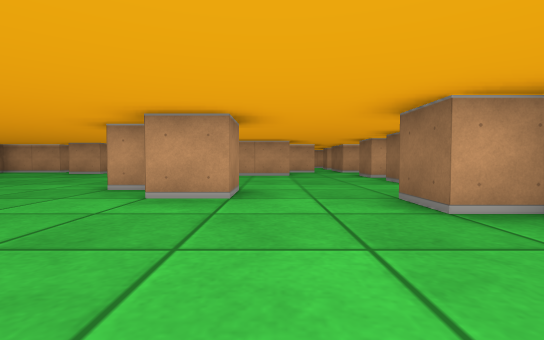
[1] (above)

21 first-person views from a walk through a cub3D ray-caster map. The camera is about half as high as the walls, tilts 2° down and sees 85° across. The floor is counted in squares. Each view is taken from the middle of a square. On the plan, view 1 faces up. The plan holds only what a view shows up to about 9 squares ahead; the rest is blank.

[2]
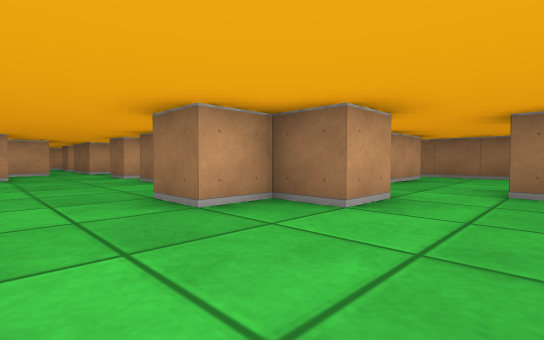

[3]
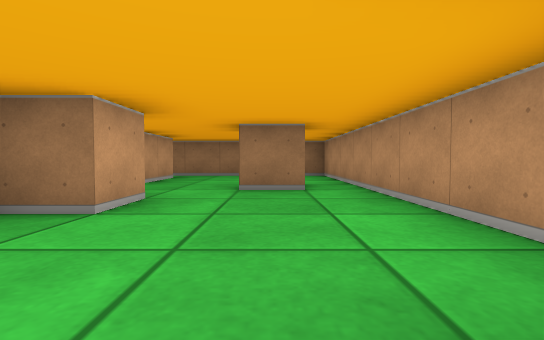

[4]
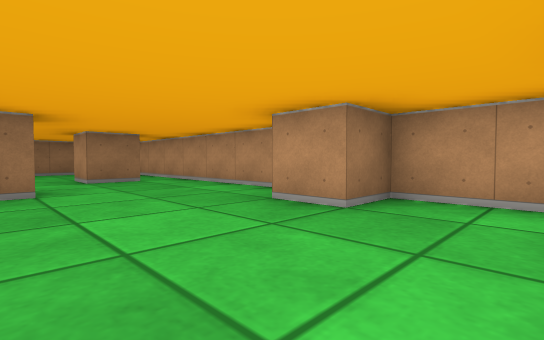

[5]
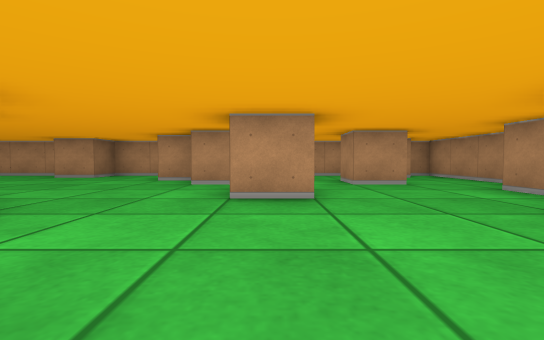

[6]
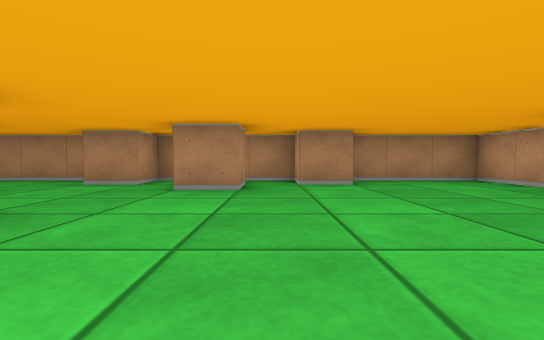

[7]
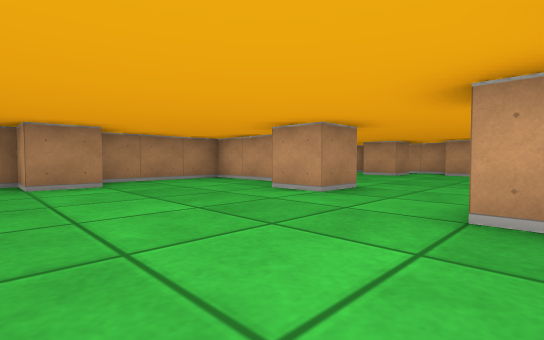

[8]
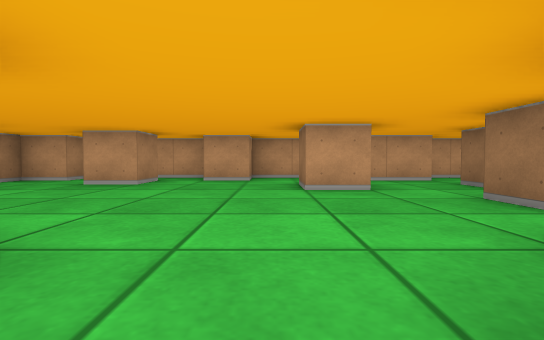

[9]
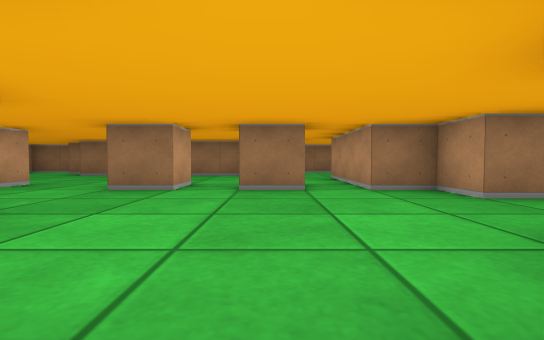

[10]
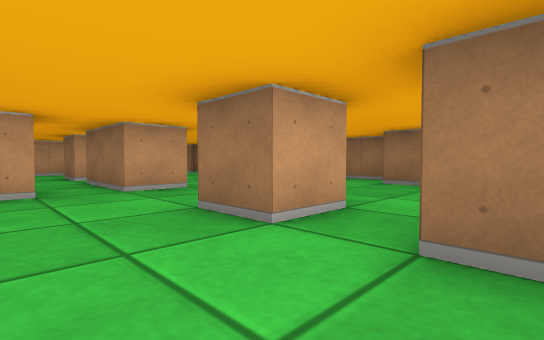

[11]
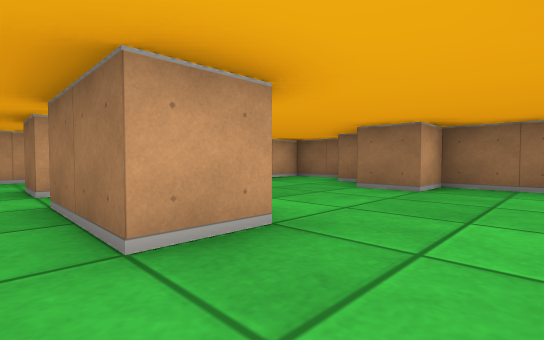

[12]
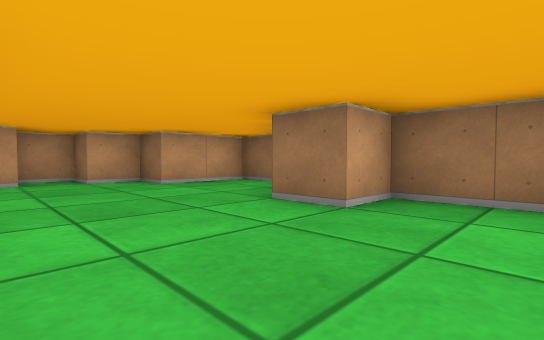

[13]
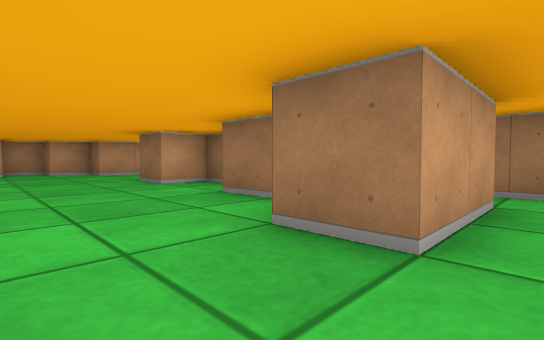

[14]
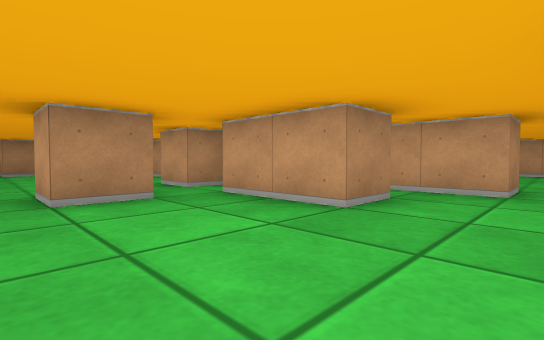

[15]
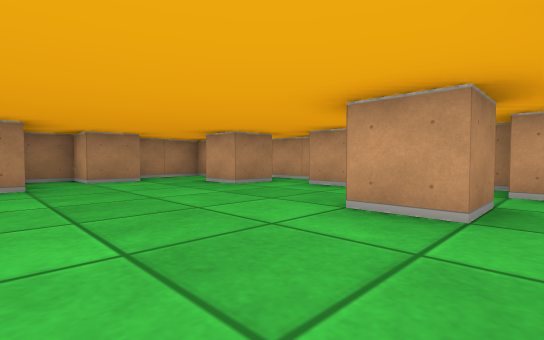

[16]
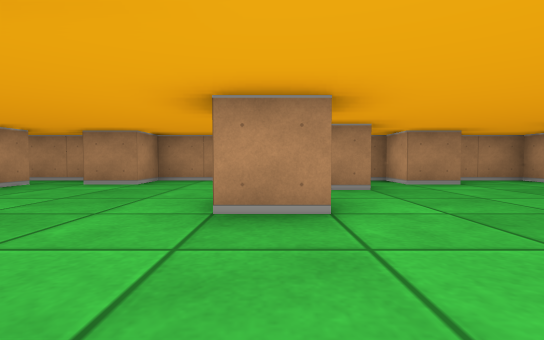

[17]
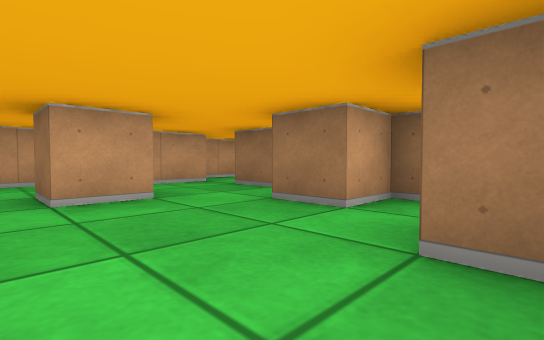

[18]
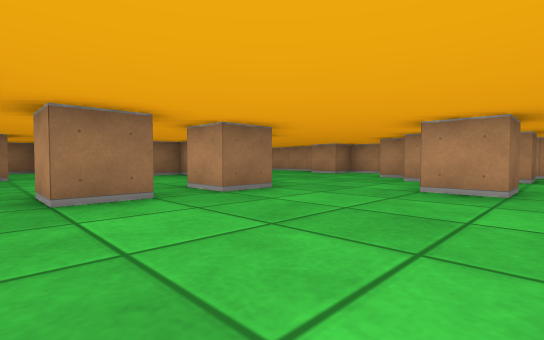

[19]
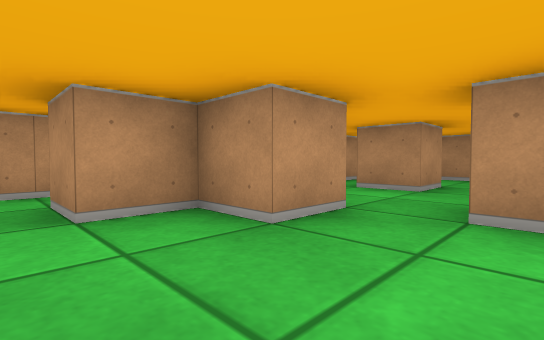

[20]
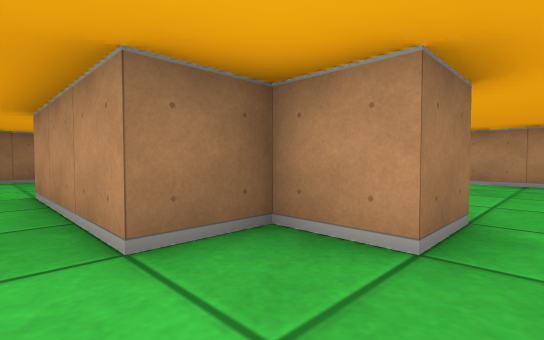

[21]
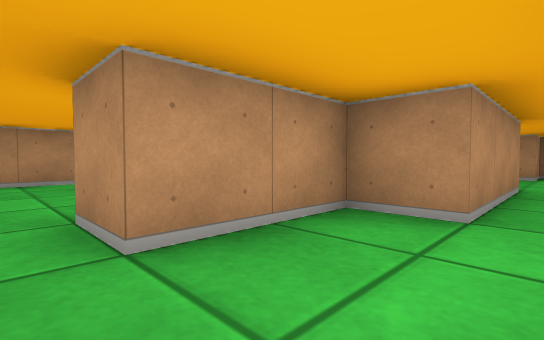

### Floor plan
Key: @ floor where view 1 was taken; # wall or solid block; . floor.
Columns run from 10 left of view 1 to 9 right of it. Each row starts with its distance up from view 1.
 17  ################
 16 ##...#..##....#.##
 15 #..#.............###
 14 #......#..#..#.....#
 13 ##........ ........#
 12 #........# ..#....##
 11 ###...... ##.#...##
 10 #...#...# ........#
  9 #......####.......#
  8 #............#...##
  7 ##......#........#
  6 #............#..##.#
  5 #.#.....#..........#
  4 #.......##...###...#
  3 ##...#......##.###.#
  2 #............#.....#
  1 #..#..#............#
  0 #....###..@....#...#
 -1 #.#..  ...#........#
 -2 ####################

Where each view was taken, in squares from view 1:
view 1: 0 up, 0 right, facing up
view 2: 0 up, 0 right, facing up-right
view 3: 0 up, 0 right, facing right
view 4: 2 up, 2 left, facing down-right
view 5: 7 up, 5 left, facing down
view 6: 6 up, 3 left, facing left
view 7: 6 up, 3 left, facing up-left
view 8: 9 up, 4 left, facing up
view 9: 6 up, 2 left, facing right
view 10: 6 up, 1 right, facing up-right
view 11: 9 up, 2 right, facing up-right
view 12: 9 up, 4 right, facing up-right
view 13: 5 up, 4 right, facing up-right
view 14: 6 up, 2 right, facing up-left
view 15: 11 up, 2 left, facing up-left
view 16: 10 up, 3 left, facing left
view 17: 10 up, 4 left, facing up-right
view 18: 8 up, 6 left, facing down-right
view 19: 3 up, 2 left, facing down-left
view 20: 5 up, 1 right, facing down-right
view 21: 5 up, 8 right, facing down-left
